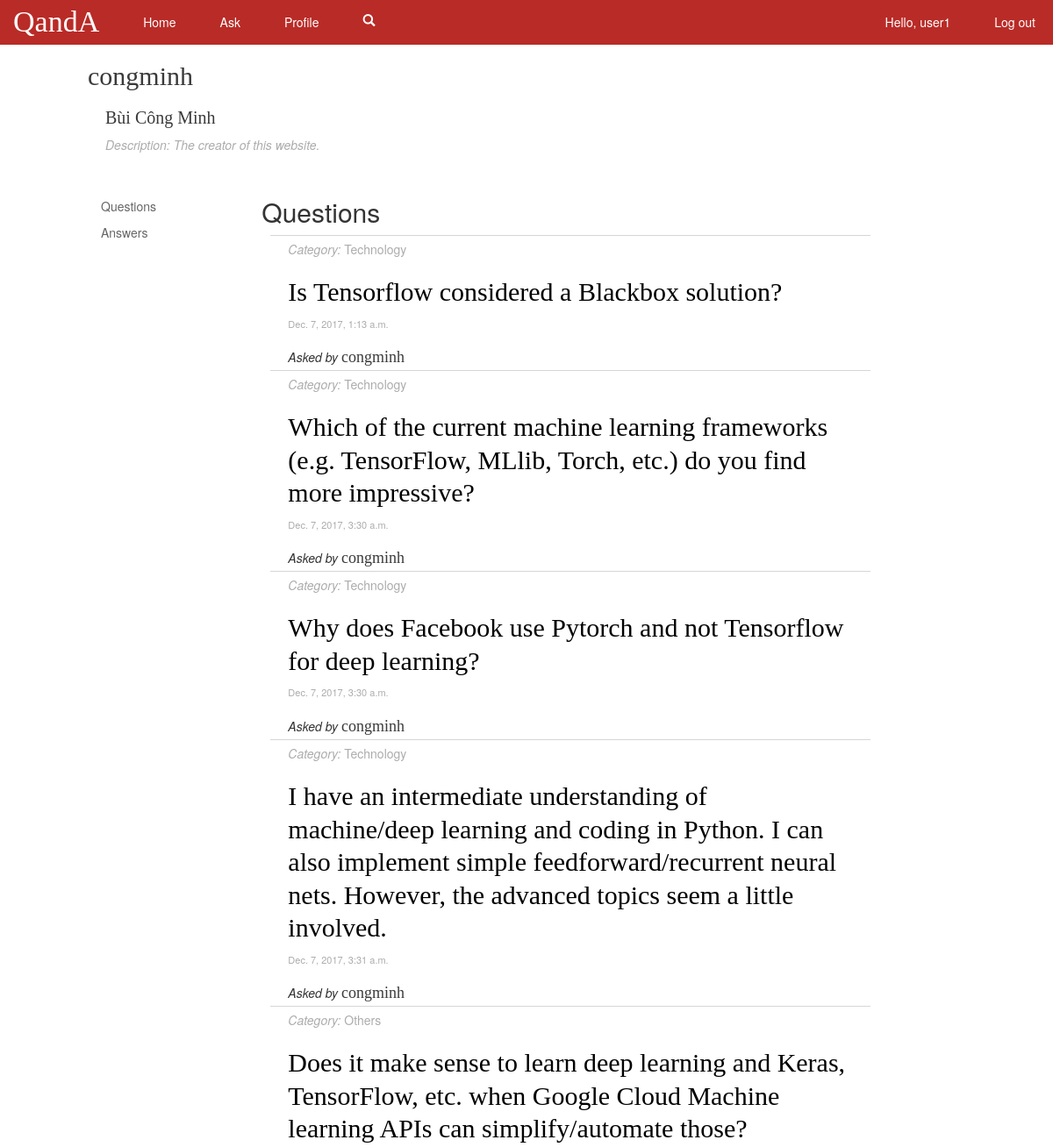
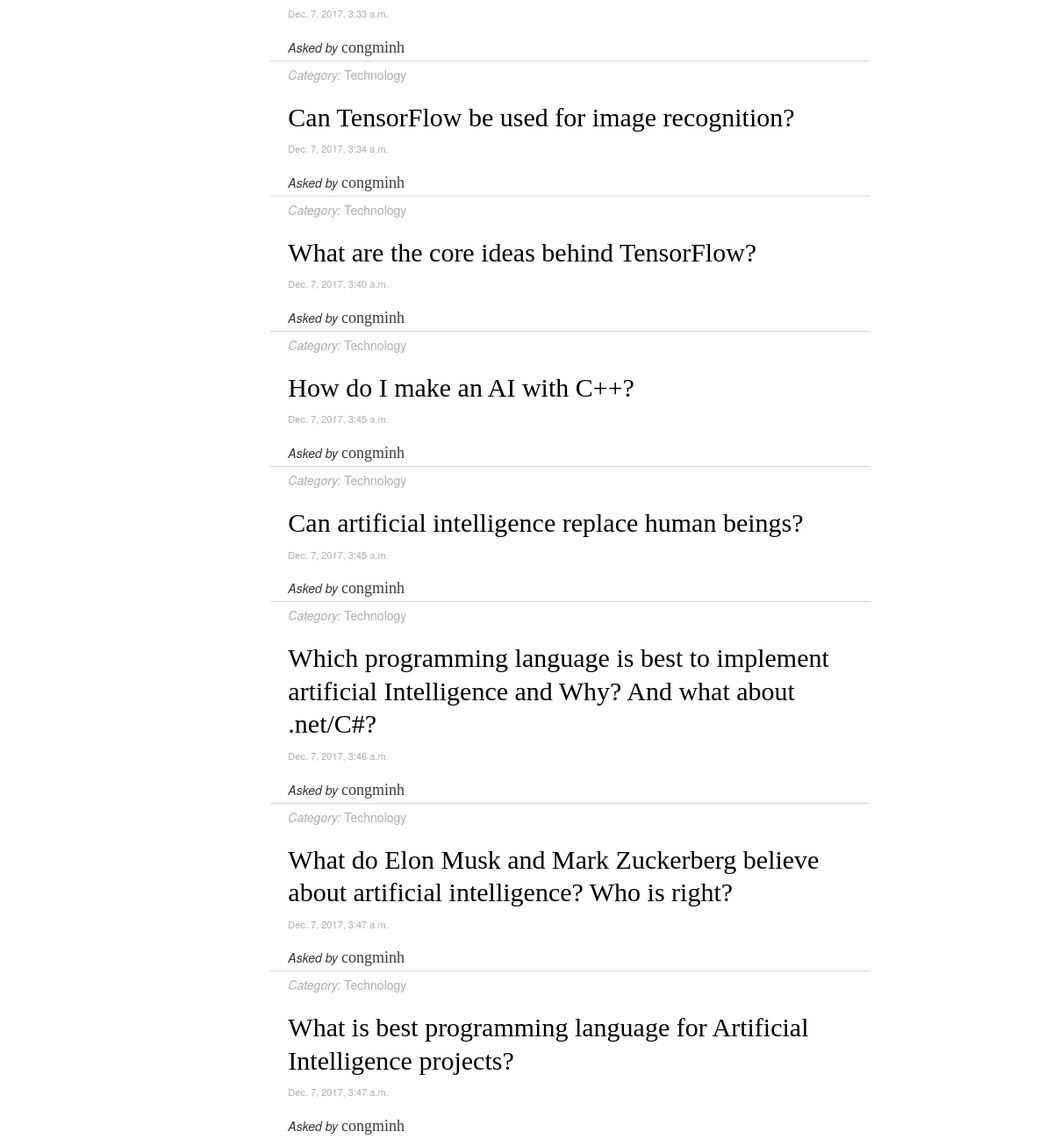
/profile/8/ (signed in), run on the app's committed database (2 pictures, top to bottom).
### polls/models.py (models this page shows, shortened)
class Profile(models.Model):
	user = models.OneToOneField(User, on_delete=models.CASCADE)
	description = models.TextField(max_length=500, blank=True)
	name = models.CharField(max_length=50, blank=True)

class Question(models.Model):
	content = models.CharField(max_length=200)
	category = models.CharField(max_length=30, null=True)
	time = models.DateTimeField('date asked')
	user = models.ForeignKey(User, on_delete=models.CASCADE, related_name="creator")
	followers = models.ManyToManyField(User, related_name="followers")

### polls/views.py (the view)
# urls.py: url(r'^profile/(?P<user_id>[0-9]+)/$', views.profile, name='profile'),
@login_required
def profile(request, user_id):
	asked_questions = Question.objects.filter(user__id = user_id)
	user = User.objects.get(id = user_id)
	context = {'asked_questions' : asked_questions, 'user_id' : int(user_id), 'target_user' : user}
	return render(request, 'polls/profile.html', context)

### polls/templates/polls/profile.html
{% extends "polls/base_profile.html" %}
{% load static%}
{% block procontent %}
<div class="col-xs-8 test2">
	<h2>Questions</h2>
	{% include 'polls/questions.html' with questions=asked_questions %}
</div>
{% endblock procontent %}

### polls/templates/polls/base_profile.html (shortened to what this page needs)
{% extends "polls/base.html" %}
{% load static%}
{% block content %}
		<div class="container-fluid" id="mainview">
			<div class="row" style="margin-bottom: 20px">
				<div class="profile-head col-xs-5">
					<h3 class="accent-text" style="font-size:30px"> {{ target_user.username }} </h3>
					<div class="user-details">
						<h3 class="accent-text" style="font-size:20px">
						{% if target_user.profile.name %}
							{{ target_user.profile.name }}
						{% else %}
							Unkown name
						{% endif %}
						</h3>
						<p><i>
							{% if target_user.profile.description %}
								Description: {{ target_user.profile.description }}
							{% else %}
								No description yet !
							{% endif %}
						</i></p>
					</div>
				</div>
			</div>
			<div class="profile-main" style="margin-top: 20px">
				<div class="col-xs-2 test1 left-panel" style="margin-top: 10px">
					<ul style="padding:0">
						<li class="pannel-item"><a href="{% url 'polls:profile' target_user.id %}" class="side-pannel-text">Questions</a></li>
						<li class="pannel-item"><a href="{% url 'polls:useranswers' target_user.id %}" class="side-pannel-text">Answers</a></li>
					</ul>
				</div>
				{% block procontent %}
				{% endblock procontent %}
				</div>
			</div>
{% endblock content %}

### polls/templates/polls/base.html (shortened to what this page needs)
{% load static %}
<html>
	<head>
		<link rel="stylesheet" type="text/css" href="{% static './polls/style.css' %}" />
		<link rel="stylesheet" href="https://maxcdn.bootstrapcdn.com/bootstrap/3.3.7/css/bootstrap.min.css">
	</head>
	<body>
		<nav class="row navbar navbar-fixed-top" id="header">
		  <div class="container-fluid">
		    <div class="navbar-header">
		      	<a class="navbar-brand" href="#" id="mytitle">QandA</a>
		    </div>
		    <ul class="nav navbar-nav navbar-left">
				<li><a href="/">Home</a></li>
				{% if user.is_authenticated %}
					<li><a data-toggle="modal" href="{% url 'polls:newquestion' %}" data-target="#modal" data-tooltip>Ask</a></li>
					<li><a href="{% url 'polls:profile' user.id %}">Profile</a></li>
					<li>
					<a onclick="toggle_visibility('search_bar');">
				      	<span class="glyphicon glyphicon-search"></span>
				    </a>
				    </li>
			    {% endif %}
		    </ul>
	    	<ul class="nav navbar-nav navbar-right">
				{% if user.is_authenticated %}
			    	<li><a>Hello, {{ user.username }}</a></li>
			    	<li><a href="{% url 'users:logout' %}">Log out</a></li>
			    {% else %}
			    	<li><a href="{% url 'users:login' %}">Log in</a></li>
			    	<li><a href="{% url 'users:register' %}">Register</a></li>
			    {% endif %}
		    </ul>
		  </div>
		</nav>
		{% block content %}
		{% endblock content %}
	</body>
</html>

### polls/templates/polls/questions.html
{% load static %}
{% for question in questions %}
	<div class="content-wrapper">
		<div><a href="{% url 'polls:category' question.category %}" class="category"><i>Category:</i> {{question.category}}</a></div>
		<h2><a href="{% url 'polls:details' question.id %}" class="accent-text question-text">{{question.content}}</a></h2>
		<div class="time">{{question.time}}</div>
		<br>
		<div><span class="tagging-text">Asked by </span><a href="{% url 'polls:profile' question.user.id %}" class="accent-text username">{{question.user.username}}</a></div>
	</div>
{% endfor %}

### polls/static/polls/style.css (style rules this page uses)
body { background-color: #fff; padding-left: 100px; }
#header { background-color: rgb(185, 43, 39); }
#mytitle { font-family: "Times New Roman", Georgia; font-size: 34px; color: #fff; }
#mainview { margin: 0px 0px 0px 0px; padding: 0px 0px 0px 0px; margin-top: 50px; }
#header a { color: #fff; margin: 0px 20px 0px 0px; }
.left-panel li { list-style: none; }
.category { color: #acacac; }
.user-details { color: #acacac; margin-left: 20px; }
.time { color: #acacac; font-size: 11px; }
.username { font-size: 18px; border-bottom: 1px solid transparent; display: inline-block; line-height: 0.85; }
.accent-text { font-family: "Times New Roman", Georgia; color: rgb(58, 58, 58); }
.question-text { font-size: 30px; color: black; border-bottom: 1px solid transparent; display: inline; line-height: 1.25; text-shadow: 2px 2px white, 2px -2px white, -2px 2px white, -2px -2px white; }
.content-wrapper { background-color: #fff; margin: 0px 10px 0px 10px; padding: 5px 20px 5px 20px; border-top: solid 0.5px; border-color: rgb(214, 214, 214); }
.side-pannel-text { font-size: 14px; color: #666; text-decoration: none }
li.pannel-item { margin-top: 10px; }
.tagging-text { font-size: 14px; font-style: italic; }

### data on the page
Question: category "Technology", content "Is Tensorflow considered a Blackbox solution?", time "Dec. 7, 2017, 1:13 a.m.", user.username "congminh"
Question: category "Technology", content "Which of the current machine learning frameworks (e.g. TensorFlow, MLlib, Torch, etc.) do you find more impressive?", time "Dec. 7, 2017, 3:30 a.m.", user.username "congminh"
Question: category "Technology", content "Why does Facebook use Pytorch and not Tensorflow for deep learning?", time "Dec. 7, 2017, 3:30 a.m.", user.username "congminh"
Question: category "Technology", content "I have an intermediate understanding of machine/deep learning and coding in Python. I can also implement simple feedforward/recurrent neural nets. However, the advanced topics seem a little involved.", time "Dec. 7, 2017, 3:31 a.m.", user.username "congminh"
Question: category "Others", content "Does it make sense to learn deep learning and Keras, TensorFlow, etc. when Google Cloud Machine learning APIs can simplify/automate those?", time "Dec. 7, 2017, 3:33 a.m.", user.username "congminh"
Question: category "Technology", content "Can TensorFlow be used for image recognition?", time "Dec. 7, 2017, 3:34 a.m.", user.username "congminh"
Question: category "Technology", content "What are the core ideas behind TensorFlow?", time "Dec. 7, 2017, 3:40 a.m.", user.username "congminh"
Question: category "Technology", content "How do I make an AI with C++?", time "Dec. 7, 2017, 3:45 a.m.", user.username "congminh"
Question: category "Technology", content "Can artificial intelligence replace human beings?", time "Dec. 7, 2017, 3:45 a.m.", user.username "congminh"
Question: category "Technology", content "Which programming language is best to implement artificial Intelligence and Why? And what about .net/C#?", time "Dec. 7, 2017, 3:46 a.m.", user.username "congminh"
Question: category "Technology", content "What do Elon Musk and Mark Zuckerberg believe about artificial intelligence? Who is right?", time "Dec. 7, 2017, 3:47 a.m.", user.username "congminh"
Question: category "Technology", content "What is best programming language for Artificial Intelligence projects?", time "Dec. 7, 2017, 3:47 a.m.", user.username "congminh"

### other printed values
{{ user.username }} "user1"
{{ target_user.username }} "congminh"
{{ target_user.profile.name }} "Bùi Công Minh"
{{ target_user.profile.description }} "The creator of this website."
